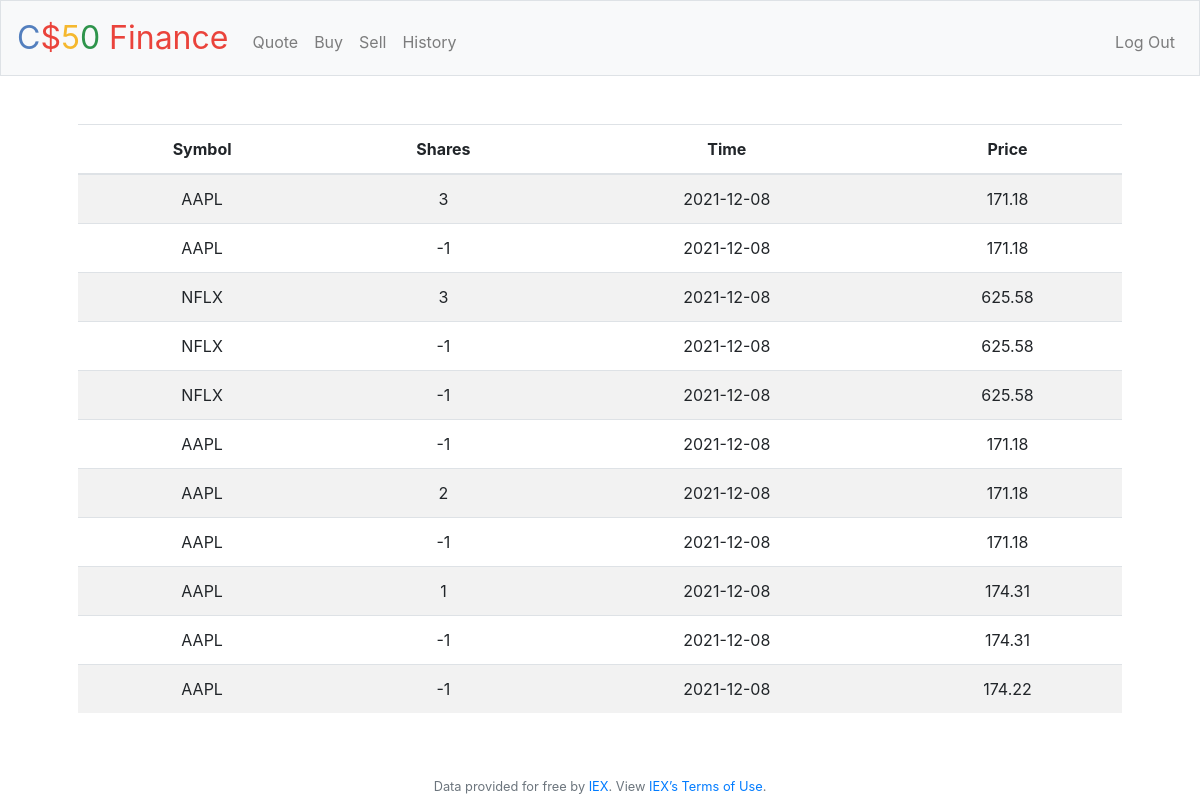
Screenshot of /history (signed in) with the database file from the repository.
### tables this page shows
CREATE TABLE purchase (user_id INT, symbol CHAR, name CHAR, shares INT, price NUMERIC, time TEXT);

### application.py (the view)
@app.route("/history")
@login_required
def history():
    history = db.execute("SELECT * FROM purchase WHERE user_id=? ORDER BY time", session["user_id"])
    return render_template("history.html", history=history)

### application.py (called while the page is built)
@app.after_request
def after_request(response):
    response.headers["Cache-Control"] = "no-cache, no-store, must-revalidate"
    response.headers["Expires"] = 0
    response.headers["Pragma"] = "no-cache"
    return response

### helpers.py (called while the page is built)
def login_required(f):
    @wraps(f)
    def decorated_function(*args, **kwargs):
        if session.get("user_id") is None:
            return redirect("/login")
        return f(*args, **kwargs)
    return decorated_function

### templates/history.html (shortened to what this page needs)
{% extends "layout.html" %}
{% block main %}
<table class="table table-striped">
    <thead>
        <th>Symbol</th>
        <th>Shares</th>
        <th>Time</th>
        <th>Price</th>
    </thead>
    <tbody>
        {% for entry in history %}
        <tr>
            <td>{{ entry["symbol"] }}</td>
            <td>{{ entry["shares"] }}</td>
            <td>{{ entry["time"] }}</td>
            <td>{{ entry["price"] }}</td>
        </tr>
        {% endfor %}
    </tbody>
</table>
{% endblock %}

### templates/layout.html (shortened to what this page needs)
<!DOCTYPE html>
<html lang="en">
    <head>
        <link rel="stylesheet" href="https://cdn.jsdelivr.net/npm/bootstrap@4.5.3/dist/css/bootstrap.min.css">
        <link href="/static/styles.css" rel="stylesheet">
    </head>
    <body>
        <nav class="navbar navbar-expand-md navbar-light bg-light border">
            <a class="navbar-brand" href="/"><span class="blue">C</span><span class="red">$</span><span class="yellow">5</span><span class="green">0</span> <span class="red">Finance</span></a>
            <div class="collapse navbar-collapse" id="navbar">
                {% if session.user_id %}
                    <ul class="navbar-nav mr-auto mt-2">
                        <li class="nav-item"><a class="nav-link" href="/quote">Quote</a></li>
                        <li class="nav-item"><a class="nav-link" href="/buy">Buy</a></li>
                        <li class="nav-item"><a class="nav-link" href="/sell">Sell</a></li>
                        <li class="nav-item"><a class="nav-link" href="/history">History</a></li>
                    </ul>
                    <ul class="navbar-nav ml-auto mt-2">
                        <li class="nav-item"><a class="nav-link" href="/logout">Log Out</a></li>
                    </ul>
                {% else %}
                    <ul class="navbar-nav ml-auto mt-2">
                        <li class="nav-item"><a class="nav-link" href="/register">Register</a></li>
                        <li class="nav-item"><a class="nav-link" href="/login">Log In</a></li>
                    </ul>
                {% endif %}
            </div>
        </nav>
        <main class="container p-5">
            {% block main %}{% endblock %}
        </main>
        <footer class="small text-center text-muted">
            Data provided for free by <a href="https://iextrading.com/developer">IEX</a>. View <a href="https://iextrading.com/api-exhibit-a/">IEX’s Terms of Use</a>.
        </footer>
    </body>
</html>

### static/styles.css (style rules this page uses)
nav .navbar-brand { font-size: xx-large; }
nav .navbar-brand .blue { color: #537fbe; }
nav .navbar-brand .red { color: #ea433b; }
nav .navbar-brand .yellow { color: #f5b82e; }
nav .navbar-brand .green { color: #2e944b; }
main { overflow-x: auto; text-align: center; }

### rows the page displays
purchase: symbol "AAPL", shares "3", time "2021-12-08", price "171.18"
purchase: symbol "AAPL", shares "-1", time "2021-12-08", price "171.18"
purchase: symbol "NFLX", shares "3", time "2021-12-08", price "625.58"
purchase: symbol "NFLX", shares "-1", time "2021-12-08", price "625.58"
purchase: symbol "NFLX", shares "-1", time "2021-12-08", price "625.58"
purchase: symbol "AAPL", shares "-1", time "2021-12-08", price "171.18"
purchase: symbol "AAPL", shares "2", time "2021-12-08", price "171.18"
purchase: symbol "AAPL", shares "-1", time "2021-12-08", price "171.18"
purchase: symbol "AAPL", shares "1", time "2021-12-08", price "174.31"
purchase: symbol "AAPL", shares "-1", time "2021-12-08", price "174.31"
purchase: symbol "AAPL", shares "-1", time "2021-12-08", price "174.22"
